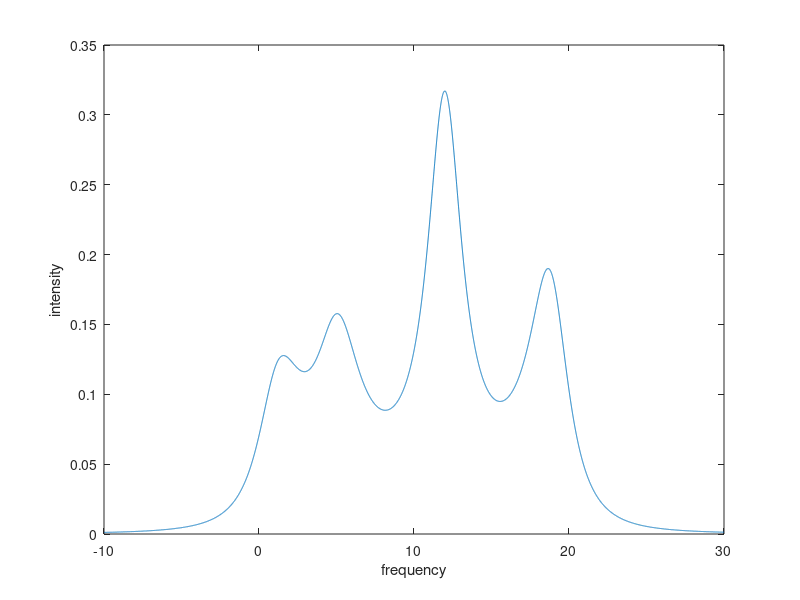

Write MATLAB code to recreate this figure.
% Multi-site chemical exchange
%===========================================================================
% Implements the Norris formula for multi-site exchange.
% The average lifetime in each site is tau, and the system
% can jump from each site to each other site.

% J.R.Norris, Chem.Phys.Lett. 1 (1967) 333-334
% Rapid Computation of Magnetic Resonance Lineshapes for Exchange Among Many Sites 
% https://doi.org/10.1016/0009-2614(67)80009-5

clear, clc

om0 = [1 5 12 19]; % resonance frequencies
p = [1 1 2 1.5]; % populations (Norris denotes them with n)
T2 = 10*[1 1 1 1]; % transverse relaxation time, potentially site-dependent
tau = 0.5; % average lifetime

om = linspace(-10,30,10001); % frequency axis
p = p/sum(p);

Fsum = 0;
N = numel(om0); % number of sites
for k = 1:N
  Fsum = Fsum + p(k)./(1i*(om-om0(k))-1/T2(k)-1/tau);
end

C = 1; % overall proportionality constant
rhoT = (-1i*C*Fsum)./(1+Fsum/tau);

plot(om,imag(rhoT));

xlabel('frequency');
ylabel('intensity');
